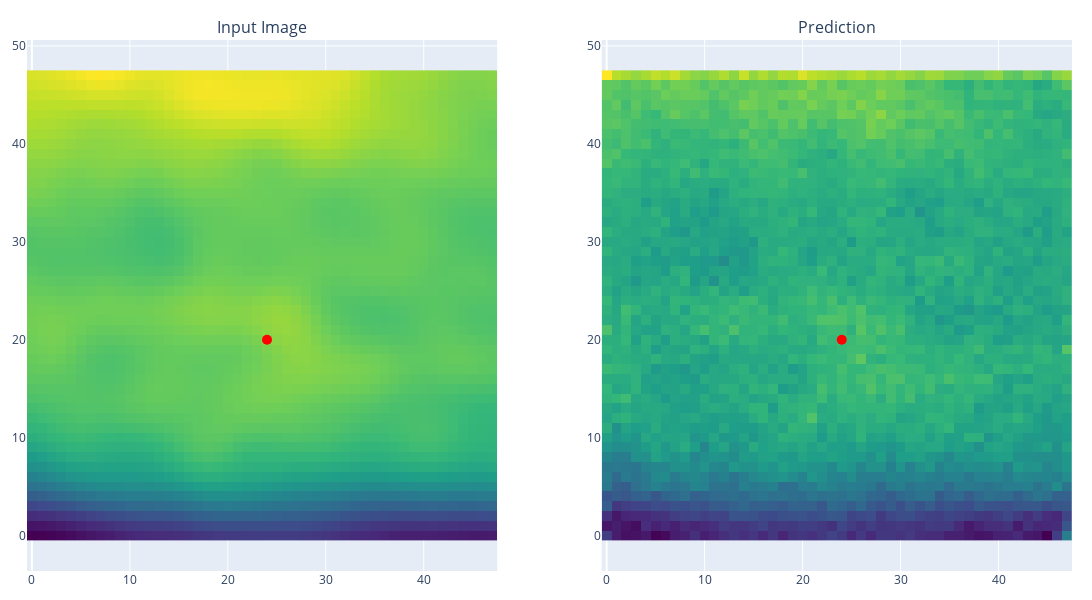
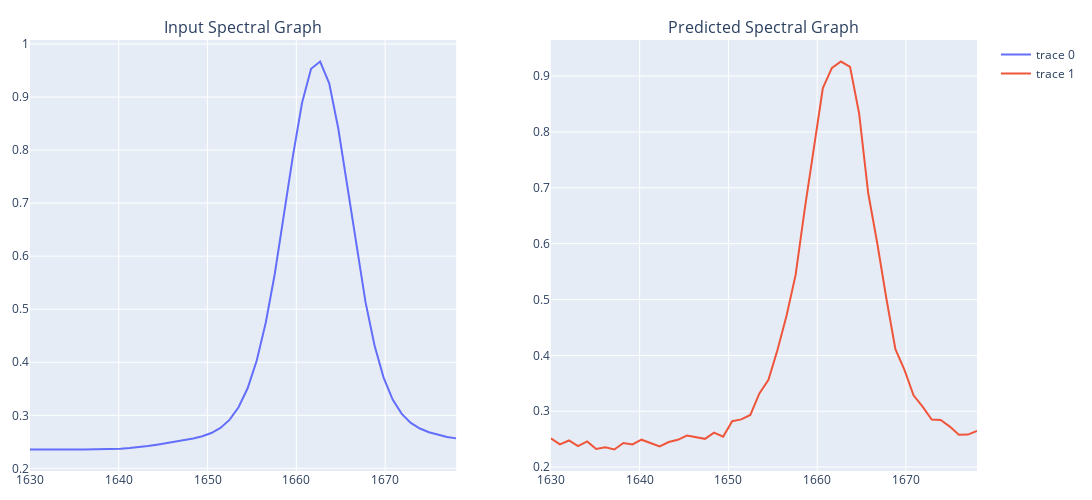

The cell these charts' notebook holds for them, in order:
### Code cell
# Create new inference visualizations
fig_images, fig_spectra = visualize_inference(model, test_sample[0], train_image_viz, energy_range, 24, 20)

# Display updated plots
fig_images.show()
fig_spectra.show()

### Figure 1 — Plotly figure (JSON) as saved in the notebook; plotly's stock layout.template omitted (floating-point values rounded to 4 significant figures; data arrays with more than 128 entries replaced by an {"elided": "..."} marker saying what was removed)
{"data": [{"colorscale": [[0, "#440154"], [0.1111, "#482878"], [0.2222, "#3e4989"], [0.3333, "#31688e"], [0.4444, "#26828e"], [0.5556, "#1f9e89"], [0.6667, "#35b779"], [0.7778, "#6ece58"], [0.8889, "#b5de2b"], [1, "#fde725"]], "showscale": false, "type": "heatmap", "xaxis": "x", "yaxis": "y", "z": {"elided": "48x48 float values"}}, {"marker": {"color": "red", "size": 10}, "mode": "markers", "showlegend": false, "type": "scatter", "x": [24], "xaxis": "x", "y": [20], "yaxis": "y"}, {"colorscale": [[0, "#440154"], [0.1111, "#482878"], [0.2222, "#3e4989"], [0.3333, "#31688e"], [0.4444, "#26828e"], [0.5556, "#1f9e89"], [0.6667, "#35b779"], [0.7778, "#6ece58"], [0.8889, "#b5de2b"], [1, "#fde725"]], "showscale": false, "type": "heatmap", "xaxis": "x2", "yaxis": "y2", "z": {"elided": "48x48 float values"}}, {"marker": {"color": "red", "size": 10}, "mode": "markers", "showlegend": false, "type": "scatter", "x": [24], "xaxis": "x2", "y": [20], "yaxis": "y2"}], "layout": {"annotations": [{"font": {"size": 16}, "showarrow": false, "text": "Input Image", "x": 0.225, "xanchor": "center", "xref": "paper", "y": 1, "yanchor": "bottom", "yref": "paper"}, {"font": {"size": 16}, "showarrow": false, "text": "Prediction", "x": 0.775, "xanchor": "center", "xref": "paper", "y": 1, "yanchor": "bottom", "yref": "paper"}], "height": 600, "margin": {"b": 20, "l": 20, "r": 20, "t": 40}, "width": 1200, "xaxis": {"anchor": "y", "domain": [0, 0.45]}, "xaxis2": {"anchor": "y2", "domain": [0.55, 1]}, "yaxis": {"anchor": "x", "domain": [0, 1], "scaleanchor": "x", "scaleratio": 1}, "yaxis2": {"anchor": "x2", "domain": [0, 1], "scaleanchor": "x2", "scaleratio": 1}}}

### Figure 2 — Plotly figure (JSON) as saved in the notebook; plotly's stock layout.template omitted (floating-point values rounded to 4 significant figures)
{"data": [{"type": "scatter", "x": [1630, 1631.0, 1632.0, 1633.0, 1634.0, 1635.0, 1636.0, 1637.0, 1638.0, 1639.0, 1640.0, 1641.0, 1642.0, 1643.0, 1644.0, 1645.0, 1646.0, 1647.0, 1648.0, 1649.0, 1650.0, 1651.0, 1652.0, 1653.0, 1655.0, 1656.0, 1657.0, 1658.0, 1659.0, 1660.0, 1661.0, 1662.0, 1663.0, 1664.0, 1665.0, 1666.0, 1667.0, 1668.0, 1669.0, 1670.0, 1671.0, 1672.0, 1673.0, 1674.0, 1675.0, 1676.0, 1677.0, 1678], "xaxis": "x", "y": [0.2356, 0.2359, 0.2361, 0.236, 0.2359, 0.2358, 0.2357, 0.2357, 0.2358, 0.2362, 0.237, 0.2382, 0.2398, 0.2419, 0.2445, 0.2474, 0.2503, 0.2532, 0.2564, 0.2605, 0.2666, 0.2762, 0.2914, 0.3151, 0.3509, 0.403, 0.4746, 0.5669, 0.6756, 0.7891, 0.8887, 0.9533, 0.9669, 0.926, 0.8407, 0.7305, 0.6162, 0.5138, 0.4316, 0.371, 0.3295, 0.3027, 0.2858, 0.2751, 0.268, 0.263, 0.2593, 0.2565], "yaxis": "y"}, {"type": "scatter", "x": [1630, 1631.0, 1632.0, 1633.0, 1634.0, 1635.0, 1636.0, 1637.0, 1638.0, 1639.0, 1640.0, 1641.0, 1642.0, 1643.0, 1644.0, 1645.0, 1646.0, 1647.0, 1648.0, 1649.0, 1650.0, 1651.0, 1652.0, 1653.0, 1655.0, 1656.0, 1657.0, 1658.0, 1659.0, 1660.0, 1661.0, 1662.0, 1663.0, 1664.0, 1665.0, 1666.0, 1667.0, 1668.0, 1669.0, 1670.0, 1671.0, 1672.0, 1673.0, 1674.0, 1675.0, 1676.0, 1677.0, 1678], "xaxis": "x2", "y": [0.2514, 0.2408, 0.2477, 0.2375, 0.246, 0.2325, 0.2355, 0.2317, 0.2432, 0.2406, 0.2491, 0.2436, 0.2371, 0.245, 0.249, 0.2565, 0.254, 0.2507, 0.2617, 0.2546, 0.2823, 0.2855, 0.2933, 0.3319, 0.3563, 0.4101, 0.4714, 0.5445, 0.6616, 0.7682, 0.8785, 0.9146, 0.9258, 0.9162, 0.8329, 0.6905, 0.6006, 0.5022, 0.4112, 0.374, 0.3286, 0.3083, 0.2853, 0.2846, 0.2725, 0.2579, 0.2583, 0.2647], "yaxis": "y2"}], "layout": {"annotations": [{"font": {"size": 16}, "showarrow": false, "text": "Input Spectral Graph", "x": 0.225, "xanchor": "center", "xref": "paper", "y": 1, "yanchor": "bottom", "yref": "paper"}, {"font": {"size": 16}, "showarrow": false, "text": "Predicted Spectral Graph", "x": 0.775, "xanchor": "center", "xref": "paper", "y": 1, "yanchor": "bottom", "yref": "paper"}], "height": 500, "margin": {"b": 20, "l": 20, "r": 20, "t": 40}, "width": 1200, "xaxis": {"anchor": "y", "domain": [0, 0.45]}, "xaxis2": {"anchor": "y2", "domain": [0.55, 1]}, "yaxis": {"anchor": "x", "domain": [0, 1]}, "yaxis2": {"anchor": "x2", "domain": [0, 1]}}}
